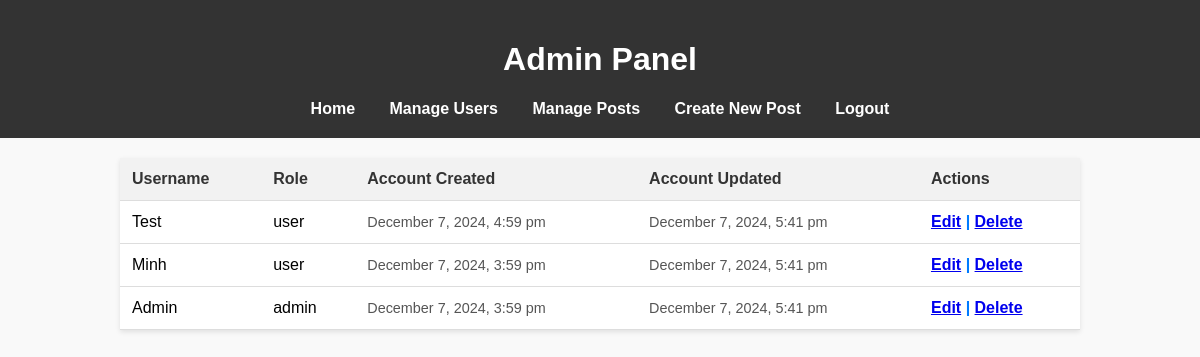
Screenshot of /admin/users/index.php (signed in) with the database file from the repository.
### tables this page shows
CREATE TABLE `users` (
  `USER_ID` int(11) NOT NULL,
  `USERNAME` varchar(255) NOT NULL,
  `PASSWORD` varchar(255) NOT NULL,
  `ROLE` enum('user','admin') DEFAULT 'user',
  `CREATED_AT` timestamp NOT NULL DEFAULT current_timestamp(),
  `UPDATED_AT` timestamp NOT NULL DEFAULT current_timestamp() ON UPDATE current_timestamp()
);

### admin/users/index.php (the view, shortened to what this page needs)
<?php
include('../../db.php');
$query = "SELECT USER_ID, USERNAME, ROLE, CREATED_AT, UPDATED_AT FROM USERS ORDER BY USER_ID DESC";
$result = $conn->query($query);
?>
<!DOCTYPE html>
<html lang="en">
<head>
</head>
<body>
<header>
    <h1>Admin Panel</h1>
    <nav>
        <a href="../../index.php">Home</a>
        <a href="index.php">Manage Users</a>
        <a href="../posts/index.php">Manage Posts</a>
        <a href="create.php">Create New Post</a>
        <a href="../../logout.php">Logout</a>
    </nav>
</header>
<main>
    <table>
        <thead>
            <tr>
                <th>Username</th>
                <th>Role</th>
                <th>Account Created</th>
                <th>Account Updated</th>
                <th>Actions</th>
            </tr>
        </thead>
        <tbody>
            <?php if ($result->num_rows > 0): ?>
                <?php while ($user = $result->fetch_assoc()): ?>
                    <tr>
                        <td><?php echo htmlspecialchars($user['USERNAME']); ?></td>
                        <td><?php echo htmlspecialchars($user['ROLE']); ?></td>
                        <td class="created-at"><?php echo date('F j, Y, g:i a', strtotime($user['CREATED_AT'])); ?></td>
                        <td class="created-at"><?php echo date('F j, Y, g:i a', strtotime($user['UPDATED_AT'])); ?></td>
                        <td class="action-links">
                            <a href="edit.php?id=<?php echo $user['USER_ID']; ?>">Edit</a> |
                            <a href="delete.php?id=<?php echo $user['USER_ID']; ?>" onclick="return confirm('Are you sure you want to delete this user?')">Delete</a>
                        </td>
                    </tr>
                <?php endwhile; ?>
            <?php else: ?>
                <tr>
                    <td colspan="5">No users found.</td>
                </tr>
            <?php endif; ?>
        </tbody>
    </table>
</main>
</body>
</html>

### admin/users/index.php (style rules this page uses)
body { font-family: Arial, sans-serif; background-color: #f9f9f9; margin: 0; padding: 0; }
header { background-color: #333; color: white; padding: 20px; text-align: center; }
nav { margin-top: 10px; }
nav a { color: white; text-decoration: none; font-weight: bold; margin: 0 15px; }
table { width: 80%; margin: 20px auto; border-collapse: collapse; background-color: white; box-shadow: 0 2px 5px rgba(0, 0, 0, 0.1); }
th, td { padding: 12px; text-align: left; border-bottom: 1px solid #ddd; }
th { background-color: #f2f2f2; color: #333; }
.action-links { color: #007BFF; font-weight: bold; }
.created-at { font-size: 0.9em; color: #555; }

### rows the page displays
users: USERNAME "Test", ROLE "user", CREATED_AT "December 7, 2024, 4:59 pm", UPDATED_AT "December 7, 2024, 5:41 pm"
users: USERNAME "Minh", ROLE "user", CREATED_AT "December 7, 2024, 3:59 pm", UPDATED_AT "December 7, 2024, 5:41 pm"
users: USERNAME "Admin", ROLE "admin", CREATED_AT "December 7, 2024, 3:59 pm", UPDATED_AT "December 7, 2024, 5:41 pm"
